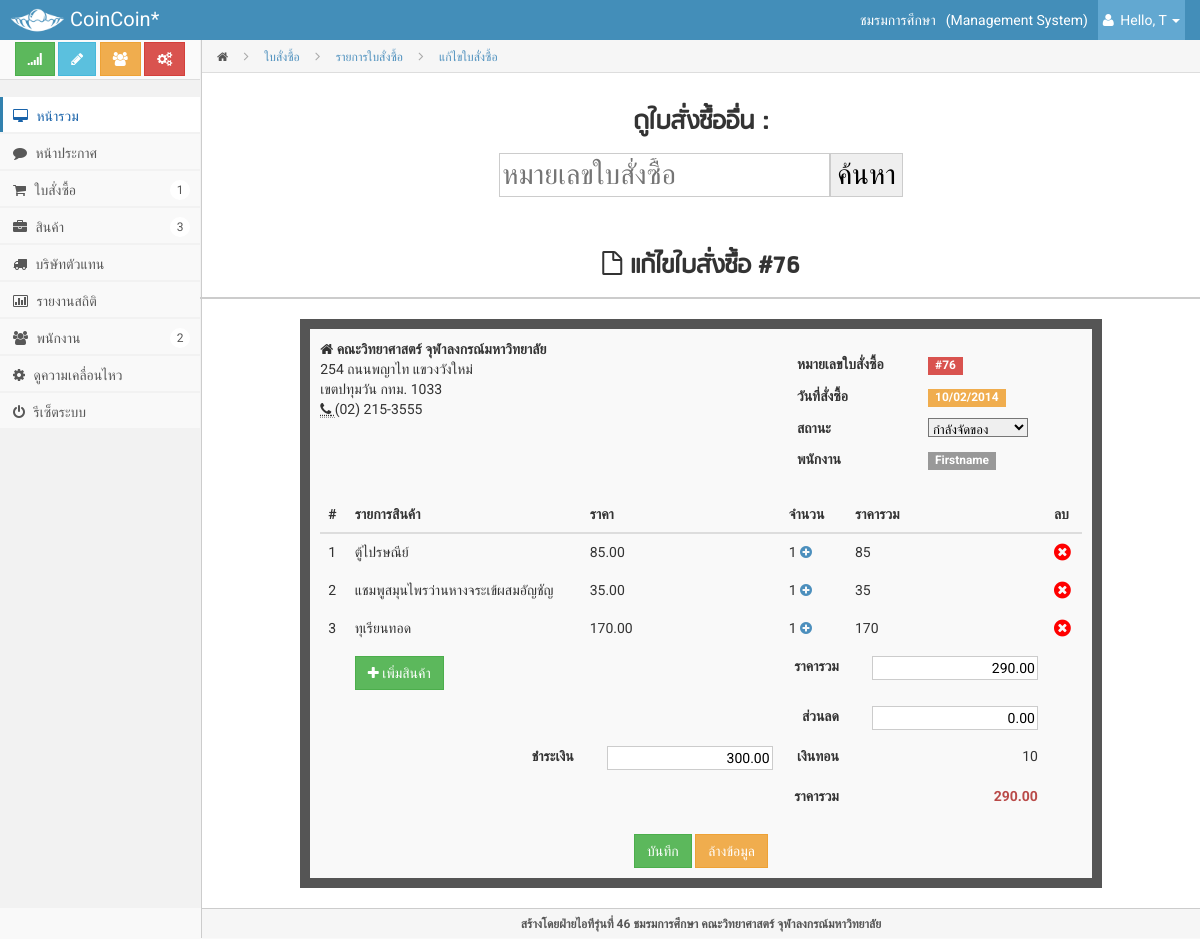
The app's page /admin/index.php?page=editinvoice&oid=76 (signed in) with its own data.
### tables this page shows
CREATE TABLE IF NOT EXISTS `order` (
  `orderid` int(5) NOT NULL AUTO_INCREMENT,
  `total` decimal(7,2) NOT NULL,
  `pay` decimal(7,2) NOT NULL,
  `discount` decimal(7,2) DEFAULT NULL,
  `status` int(2) NOT NULL,
  `dateOrder` datetime NOT NULL,
  `dateReceive` datetime DEFAULT NULL,
  `print` int(2) NOT NULL,
  PRIMARY KEY (`orderid`)
);

CREATE TABLE IF NOT EXISTS `member_staff` (
  `memberid` int(10) NOT NULL AUTO_INCREMENT,
  `username` varchar(50) NOT NULL,
  `password` varchar(200) NOT NULL,
  `firstname` varchar(60) NOT NULL,
  `lastname` varchar(60) NOT NULL,
  `nickname` varchar(60) NOT NULL,
  `phone` varchar(100) NOT NULL,
  `email` varchar(100) DEFAULT NULL,
  `position` char(1) NOT NULL,
  PRIMARY KEY (`memberid`),
  UNIQUE KEY `username` (`username`)
);

CREATE TABLE IF NOT EXISTS `buyproduct` (
  `orderid` int(5) NOT NULL,
  `productid` int(5) NOT NULL,
  `piece` int(5) NOT NULL,
  PRIMARY KEY (`orderid`,`productid`),
  KEY `prodIDFK` (`productid`)
);

CREATE TABLE IF NOT EXISTS `product` (
  `productid` int(10) NOT NULL AUTO_INCREMENT,
  `pname` varchar(100) NOT NULL,
  `catid` int(3) NOT NULL,
  `pic` varchar(200) DEFAULT NULL,
  `price` decimal(10,2) NOT NULL,
  `cost` decimal(10,2) DEFAULT NULL,
  `stock` int(5) NOT NULL,
  `type` int(2) NOT NULL,
  `barcode` varchar(13) DEFAULT NULL,
  `parentid` int(10) DEFAULT NULL,
  PRIMARY KEY (`productid`),
  KEY `catid` (`catid`)
);

### admin/modules/editinvoice.php (the view, shortened to what this page needs)
<?php
	$orderid = $_GET['oid'];
	$sql = "SELECT * FROM `order`AS ord ";
	$sql .= "LEFT OUTER JOIN buyproduct AS buy ON ord.orderid=buy.orderid ";
	$sql .= "LEFT OUTER JOIN product ON product.productid = buy.productid ";
	$sql .= "WHERE ord.orderid = $orderid ORDER BY product.productid ASC";
	$query = mysqli_query($connect, $sql);
	$row = mysqli_fetch_array($query);
?>
        <div class="page-head">
            <div class="bread-crumb">
                <a href="index.html"><i class="icon-home"></i></a>
                <i class="icon-angle-right"></i>
                <a href="#" class="bread-current">ใบสั่งซื้อ</a>
				<i class="icon-angle-right"></i>
                <a href="index.php?page=statement" class="bread-current">รายการใบสั่งซื้อ</a>
				<i class="icon-angle-right"></i>
                <a href="#" class="bread-current">แก้ไขใบสั่งซื้อ</a>
            </div>
        </div>
        <div class="matter">
        <div class="container">
            <div class="row">
                 <h3 class="sub-header text-center" style="font-size:2em;">
                     ดูใบสั่งซื้ออื่น : <form action="index.php?page=editinvoice" method="GET"><input type="hidden" name="page" value="invoice"><input type="number" name="oid" placeholder="หมายเลขใบสั่งซื้อ"><input type="submit" value="ค้นหา"/></form><br>
                    <i class="icon-file-alt"></i>
                    แก้ไขใบสั่งซื้อ #<?php echo $orderid;?>
                </h3>
                <?php
                    $sql2 = "SELECT orderid.orderid, orderid.total, orderid.pay, orderid.discount, orderid.status, orderid.dateOrder, staff.firstname FROM `order` AS orderid";
                    $sql2 .= " INNER JOIN membcontrolor mem ON orderid.orderid = mem.orderid";
                    $sql2 .= " INNER JOIN member_staff staff ON mem.memberid = staff.memberid";
                    $sql2 .= " WHERE orderid.orderid = $orderid";
                    $query2 = mysqli_query($connect, $sql2);
                    $row2 = mysqli_fetch_array($query2);
                ?>
                <div class="col-md-10 col-md-offset-1">
                        <div class="dash-tile-content">
                                <div class="row">
                                    <div class="col-md-6">
                                        <address>
                                            <strong>
                                                <i class="icon-home"></i>
													คณะวิทยาศาสตร์ จุฬาลงกรณ์มหาวิทยาลัย
                                            </strong>
                                            <br>
												254 ถนนพญาไท แขวงวังใหม่
                                            <br>
												 เขตปทุมวัน กทม. 1033
                                            <br>
                                            <abbr title="Phone">
                                                <i class="icon-phone"></i>
                                            </abbr>
                                            (02) 215-3555
                                        </address>
                                    </div>
                                    <div class="col-md-5 col-md-offset-1">
                                        <form action="index.php?page=editinvoice&action=edit&oid=<?php echo $orderid; ?>" method="POST">
                                        <table class="table table-borderless table-condensed">
                                            <tbody>
                                            <tr>
                                                <td>
                                                    <strong>หมายเลขใบสั่งซื้อ</strong>
                                                </td>
                                                <td>
                                                    <span class="label label-danger">#<?php echo $orderid;?></span>
                                                </td>
                                            </tr>
                                            <tr>
                                                <td>
                                                    <strong>วันที่สั่งซื้อ</strong>
                                                </td>
                                                <td>
                                                    <span class="label label-warning">
													<?php
													$phpdate = strtotime($row['dateOrder']);
													echo date( 'd/m/Y', $phpdate );
													?></span>
                                                </td>
                                            </tr>
                                             <tr>
                                                <td>
                                                    <strong>สถานะ</strong>
                                                </td>
                                                <td>
                                                    <select name="status">
                                                        <option value="2" <?php if($row2['status']==2) echo " selected";?>>กำลังจัดของ</option>
                                                    </select>
                                                </td>
                                            </tr>
                                            <tr>
                                                <td>
                                                    <strong>พนักงาน</strong>
                                                </td>
                                                <td>
                                                    <span class="label label-default"><?php echo $row2['firstname'];?></span>
                                                </td>
                                            </tr>
                                            </tbody>
                                        </table>
                                    </div>
                                </div>
                                <table class="table table-borderless table-hover">
                                    <thead>
                                    <tr>
                                        <th>#</th>
                                        <th>รายการสินค้า</th>
										<th class="hidden-xs hidden-sm">ราคา</th>
                                        <th class="hidden-xs hidden-sm">จำนวน</th>
                                        <th>ราคารวม</th>
                                        <th>ลบ</th>
                                    </tr>
                                    </thead>
                                    <tbody>
									<?php
									$query = mysqli_query($connect, $sql);
									$count = 1;
									$alltotal = 0;
									while($row = mysqli_fetch_array($query)) {
                                    $pid = $row['productid'];
									$price = $row['price'];
									$quantity = $row['piece'];
									$subtotal = $price*$quantity;
										echo "<tr id='product-list-$pid'><td>{$count}</td>\n";
                                        echo "<td>{$row['pname']}</td>\n";
                                        echo "<td>{$price}</td>\n";
										echo "<td>{$quantity} <a href=\"#\" onclick=\"editOrder($orderid, $pid)\"><i class=\"icon-plus-sign\" title=\"เพิ่ม/ลดสต็อกสินค้า\"></i></a></td>\n";
                                        echo "<td class=\"hidden-xs hidden-sm\">{$subtotal}</td>\n";
                                        echo "<td><a onclick=\"deleteItem($orderid, $pid);\"><i class=\"icon-remove-sign\" style=\"color:red;font-size:1.4em;\"></i></a></td>\n";
										echo "</tr>\n";
                                        $alltotal += $subtotal;
										$count++;
									}
									?>
                                    <tr class="info">
                                    <tr class=" ">
                                        <td></td>
                                        <td><button type="submit" class="btn btn-success" onclick="openpopup('modules/addprotoin.php', <?php echo $orderid; ?>)"><i class="icon-plus"> เพิ่มสินค้า</i></button></td>
                                        <td class="hidden-xs hidden-sm"></td>
                                        <td class="text-right">
                                            <strong>ราคารวม</strong>
                                        </td>
                                        <td class="text-right">
										<?php
											$query = mysqli_query($connect, $sql);
											$row = mysqli_fetch_array($query);
											$subtotal = $row['total'];
                                            $pay = $row['pay'];
										?>
                                        <input type="text" class="text-right" name="total" value="<?php echo $row['total'];?>"/>
                                        </td>
                                        <td class="hidden-xs hidden-sm"></td>
                                    </tr>
                                    <tr class=" ">
                                        <td></td>
                                        <td class="hidden-xs hidden-sm"></td>
                                        <td class="hidden-xs hidden-sm"></td>
                                        <td class="text-right">
                                            <strong>ส่วนลด</strong>
                                        </td>
                                        <td class="text-right"><input type="text" class="text-right" name="discount" value="<?php echo $row['discount'];?>"/></td>
                                        <td class="hidden-md hidden-xs hidden-sm"></td>
                                    </tr>
                                    <tr class=" ">
                                        <td></td>
                                        <td class="text-right">
											<strong>ชำระเงิน</strong></td>
                                        <td class="text-right"><input type="text" class="text-right" name="pay" value="<?php echo $row['pay'];?>"/></td>
                                        <td class="text-right">
                                            <strong>เงินทอน</strong>
                                        </td>
                                        <td class="text-right"><?php echo($pay-$subtotal);?></td>
                                        <td class="hidden-xs hidden-sm"></td>
                                    </tr>
                                    <tr class=" ">
                                        <td></td>
                                        <td class="hidden-xs hidden-sm"></td>
                                        <td class="hidden-xs hidden-sm"></td>
                                        <td class="text-right">
                                            <strong>ราคารวม</strong>
                                        </td>
									<td class="text-right">
									<span class="text-danger">
									<strong><?php echo number_format($alltotal,2);?></strong>
									</span>
                                        </td>
                                        <td class="hidden-xs hidden-sm"></td>
                                    </tr>
                                    </tbody>
                                </table>
                                    <center>
                                        <?php if($row2['status']!=6) { ?>
                                        <button type="submit" class="btn btn-success">บันทึก</button>
                                        <button type="reset" class="btn btn-warning">ล้างข้อมูล</button>
                                        <?php } else { echo "ไม่อนุญาตให้แก้ไขเนื่องจากยกเลิกใบสั่งซื้อแล้วค่ะ"; }?>
                                    </center>
                                </div>
                        </div>
                </div>
            </div>
        </div>
</div>

### admin/style/style.css (style rules this page uses)
* { border-radius: 0 !important; filter: progid:DXImageTransform.Microsoft.gradient(enabled = false) !important; text-shadow: none !important; font-family: Roboto,"Helvetica Neue",Helvetica, sans-serif; }
form * { font-family: Roboto,"Helvetica Neue",Helvetica, sans-serif; }
input, textarea { background-image: none !important; border: 1px solid #ccc !important; font-family: Roboto,"Helvetica Neue",Helvetica, sans-serif !important; }
select { font-size: 13px !important; }
.text-right { text-align: right; }
.text-center { text-align: center; }
.btn { background-image: none !important; font-family: Roboto,"Helvetica Neue",Helvetica, sans-serif; outline: 0 none; }
body { background-color: #F9F9F9; color: #333333; font-family: Roboto,"Helvetica Neue",Helvetica,Arial,sans-serif; font-size: 14px; -webkit-font-smoothing: antialiased; line-height: 20px; padding-top: 40px; }
h1, h2, h3, h4, h5, h6, .h1, .h2, .h3, .h4, .h5, .h6 { font-family: Roboto,"Helvetica Neue",Helvetica,Arial,sans-serif; font-weight: 700; line-height: 20px; }
h1, h2, h3 { line-height: 40px; margin-bottom: 10px; margin-top: 20px; }
h3, .h3 { font-size: 24px; }
a { color: #4C8FBD; }
.label { display: inline-block; font-size: 85%; margin: 1px 0; padding-bottom: 3px !important; padding-top: 3px !important; text-indent: 0; }
.text-danger { color: #B94A48; }
.label.label-warning, .badge.badge-warning { background: #F0AD4E !important; }
.label.label-danger, .badge.badge-danger { background: #D9534F !important; }
form { margin: 10px; }
.mainbar .container { max-width:100% !important; }
.mainbar .page-head { padding: 0 20px 0px; }
.mainbar .bread-crumb { background-color: #F6F6F6; border-bottom: 1px solid #DDDDDD; list-style: none outside none; margin: 0px -20px 20px; padding: 0 0 0 15px; }
.mainbar .bread-crumb > i { color: #aaa; line-height: 32px; padding: 0 12px; }
.mainbar .bread-crumb a { display: inline-block; color: #555; font-size: 12px; height: 30px; line-height: 32px; }
.mainbar .bread-crumb a.bread-current { color: #4C8FBD; text-decoration: none; }
.sub-header { font-family: 'rsu-regular'; border-bottom: 2px solid #CCCCCC; margin: 0px -20px 20px; padding: 10px 20px; }
.mainbar .matter { padding: 0 0 20px 0px; }
.table.table-borderless th, .table.table-borderless td { border-top: 0 none; }
.dash-tile-content { background-color: #F9F9F9; border: 10px solid #555555; padding: 10px; }

### records on screen
order: dateOrder "10/02/2014", status "กำลังจัดของ", member_staff.firstname "Firstname", total "290.00", discount "0.00", pay "300.00", $pay-$subtotal "10"
buyproduct: productid.pname "ตู้ไปรษณีย์", productid.price "85.00", piece "1", subtotal "85"
buyproduct: productid.pname "แชมพูสมุนไพรว่านหางจระเข้ผสมอัญชัญ", productid.price "35.00", piece "1", subtotal "35"
buyproduct: productid.pname "ทุเรียนทอด", productid.price "170.00", piece "1", subtotal "170"

### other values on screen
$info['name'] "ชมรมการศึกษา"
$_SESSION["firstname"] "T"
$orderid "76"
$alltotal "290.00"
